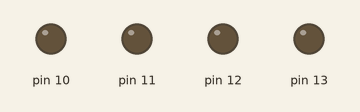
A sketch run on a simulated Arduino Uno, built with avr-gcc and run on an emulated ATmega328P. Shown: output pins drawn as LEDs (lit = HIGH).

Above: at 0.5 s.
At 2.5 s:
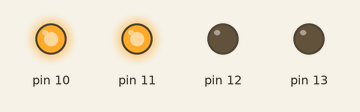
At 4.5 s:
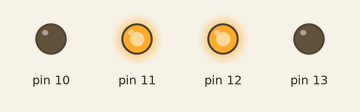
At 9.5 s:
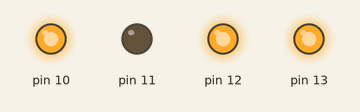
At 14.5 s:
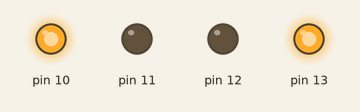
At 19.5 s:
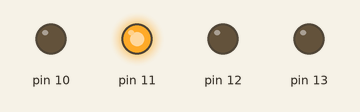
Timing chart, 0 to 20.8 s (numbered marks = the images above):
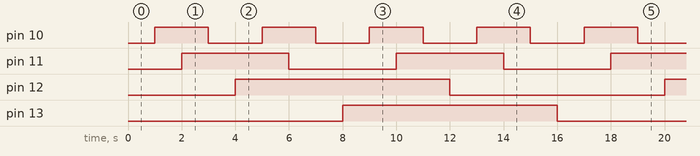

The sketch:

led_embutido.ino
```cpp
#include <Servo.h>

int n=0;
void setup() {
  // put your setup code here, to run once:
  pinMode(13,OUTPUT);
  pinMode(12,OUTPUT);
  pinMode(11,OUTPUT);
  pinMode(10,OUTPUT);

  n = 0;
}

void loop() {
  // put your main code here, to run repeatedly:
  int x=n;

  x^=(x>>1);
  for (int i=0; i<4; ++i){
      if ((1<<i)&x){
          digitalWrite(10+i,HIGH);
      }
      else{
          digitalWrite(10+i,LOW);
      }
  }


  delay(1000);

  n = (n+1)%16;
}
```

Measured:
- by itself, pin 10: alternates HIGH for 2.0 s and LOW for 2.0 s
- by itself, pin 11: alternates HIGH for 4.0 s and LOW for 4.0 s
- by itself, pin 12, pin 13: alternates HIGH for 8.0 s and LOW for 8.0 s
